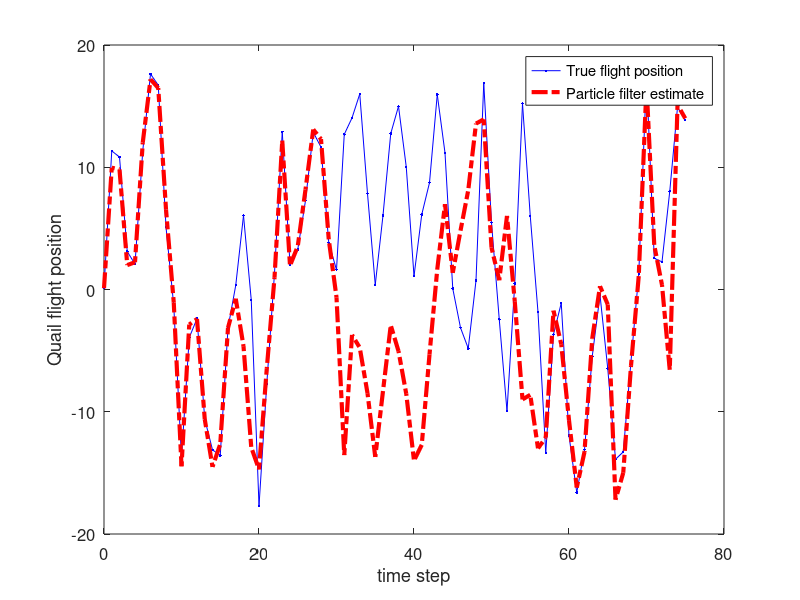

The MATLAB script that drew this image:

%Student Dave's particle filter tutorial

%In this tutorial, The Frequentisian Ninja Clan has just run into the mysterious Quail.
%The Quail was just doing it's typical magical quail stuff throughout the forest like, I
%dunno, freeing catapillars from evil monkey spells.
%The ninja clan, knowing the impossible agility of the Quail, began to
%stretch out and prepare for attack.  During which the Quail mediated and
%generated a highly non-linear flight model with strong illusions (i.e. weird measurements :P) and takes off!
%
%The student ninja's make chase but, only knowing linear algorithms, they
%fail very quickly.  However, the Master Frequentisian Ninja knows the
%particle filter, and after a cognitively and physical exhaustive, epic
%chase, the Master catches the Quail, and takes it back to their secret
%Dojo.

%Here, we learn this master skill, known as the particle filter, as applied
%to a highly nonlinear model. :)!

%Adapted from Dan Simon Optimal state estimation book and Gordon, Salmond,
%and Smith paper.

%% clear everything
clear all
close all
clc


%% initialize the variables
set(0,'DefaultFigureWindowStyle','docked') %dock the figures..just a personal preference you don't need this.
x = 0.1; % initial actual state
x_N = 1; % Noise covariance in the system (i.e. process noise in the state update, here, we'll use a gaussian.)
x_R = 1; % Noise covariance in the measurement (i.e. the Quail creates complex illusions in its trail!)
T = 75; % duration the chase (i.e. number of iterations).
N = 10; % The number of particles the system generates. The larger this is, the better your approximation, but the more computation you need.

%initilize our initial, prior particle distribution as a gaussian around
%the true initial value

V = 2; %define the variance of the initial esimate
x_P = []; % define the vector of particles

% make the randomly generated particles from the initial prior gaussian distribution
for i = 1:N
    x_P(i) = x + sqrt(V) * randn;
end

%{
%show the distribution the particles around this initial value of x.
figure(1)
clf
subplot(121)
plot(1,x_P,'.k','markersize',5)
xlabel('time step')
ylabel('flight position')
subplot(122)
hist(x_P,100)
xlabel('flight position')
ylabel('count')
pause
%}

%the functions used by the Quail are:
% x = 0.5*x + 25*x/(1 + x^2) + 8*cos(1.2*(t-1)) + PROCESS NOISE --> sqrt(x_N)*randn
% z = x^2/20 + MEASUREMENT NOISE -->  sqrt(x_R)*randn;

%generate the observations from the randomly selected particles, based upon
%the given function
z_out = [x^2 / 20 + sqrt(x_R) * randn];  %the actual output vector for measurement values.
x_out = [x];  %the actual output vector for measurement values.
x_est = [x]; % time by time output of the particle filters estimate
x_est_out = [x_est]; % the vector of particle filter estimates.



for t = 1:T
    %from the previou time step, update the flight position, and observed
    %position (i.e. update the Quails position with the non linear function
    %and update from this position what the chasing ninja's see confounded
    %by the Quails illusions.
    x = 0.5*x + 25*x/(1 + x^2) + 8*cos(1.2*(t-1)) +  sqrt(x_N)*randn;
    z = x^2/20 + sqrt(x_R)*randn;
    %Here, we do the particle filter
    for i = 1:N
        %given the prior set of particle (i.e. randomly generated locations
        %the quail might be), run each of these particles through the state
        %update model to make a new set of transitioned particles.
        x_P_update(i) = 0.5*x_P(i) + 25*x_P(i)/(1 + x_P(i)^2) + 8*cos(1.2*(t-1)) + sqrt(x_N)*randn;
        %with these new updated particle locations, update the observations
        %for each of these particles.
        z_update(i) = x_P_update(i)^2/20;
        %Generate the weights for each of these particles.
        %The weights are based upon the probability of the given
        %observation for a particle, GIVEN the actual observation.
        %That is, if we observe a location z, and we know our observation error is
        %guassian with variance x_R, then the probability of seeing a given
        %z centered at that actual measurement is (from the equation of a
        %gaussian)
        P_w(i) = (1/sqrt(2*pi*x_R)) * exp(-(z - z_update(i))^2/(2*x_R));
    end
    
    % Normalize to form a probability distribution (i.e. sum to 1).
    P_w = P_w./sum(P_w);
    
    %{
    figure(1)
    clf
    subplot(121)
    plot(P_w,z_update,'.k','markersize',5)
    hold on
    plot(0,z,'.r','markersize',50)
    xlabel('weight magnitude')
    ylabel('observed values (z update)')    
    subplot(122)
    plot(P_w,x_P_update,'.k','markersize',5)
    hold on
    plot(0,x,'.r','markersize',50)
    xlabel('weight magnitude')
    ylabel('updated particle positions (x P update)')
    pause
    
    
    %plot the before and after
    figure(1)
    clf
    subplot(131)
    plot(0,x_P_update,'.k','markersize',5)
    title('raw estimates')
    xlabel('fixed time point')
    ylabel('estimated particles for flight position')
    subplot(132)
    plot(P_w,x_P_update,'.k','markersize',5)
    hold on
    plot(0,x,'.r','markersize',40)
    xlabel('weight magnitude')
    title('weighted estimates')
    %}
    %% Resampling: From this new distribution, now we randomly sample from it to generate our new estimate particles
    
    %what this code specifically does is randomly, uniformally, sample from
    %the cummulative distribution of the probability distribution
    %generated by the weighted vector P_w.  If you sample randomly over
    %this distribution, you will select values based upon there statistical
    %probability, and thus, on average, pick values with the higher weights
    %(i.e. high probability of being correct given the observation z).
    %store this new value to the new estimate which will go back into the
    %next iteration
    for i = 1 : N
        x_P(i) = x_P_update(find(rand <= cumsum(P_w),1));
    end
    
    %The final estimate is some metric of these final resampling, such as
    %the mean value or variance
    x_est = mean(x_P);
    
    %{
    %the after
    subplot(133)
    plot(0,x_P_update,'.k','markersize',5)
    hold on
    plot(0,x_P,'.r','markersize',5)
    plot(0,x_est,'.g','markersize',40)
    xlabel('fixed time point')
    title('weight based resampling')
    pause
    %}
    % Save data in arrays for later plotting
    x_out = [x_out x];
    z_out = [z_out z];
    x_est_out = [x_est_out x_est];
    
end

t = 0:T;
figure(1);
clf
plot(t, x_out, '.-b', t, x_est_out, '-.r','linewidth',3);
set(gca,'FontSize',12); set(gcf,'Color','White');
xlabel('time step'); ylabel('Quail flight position');
legend('True flight position', 'Particle filter estimate');


